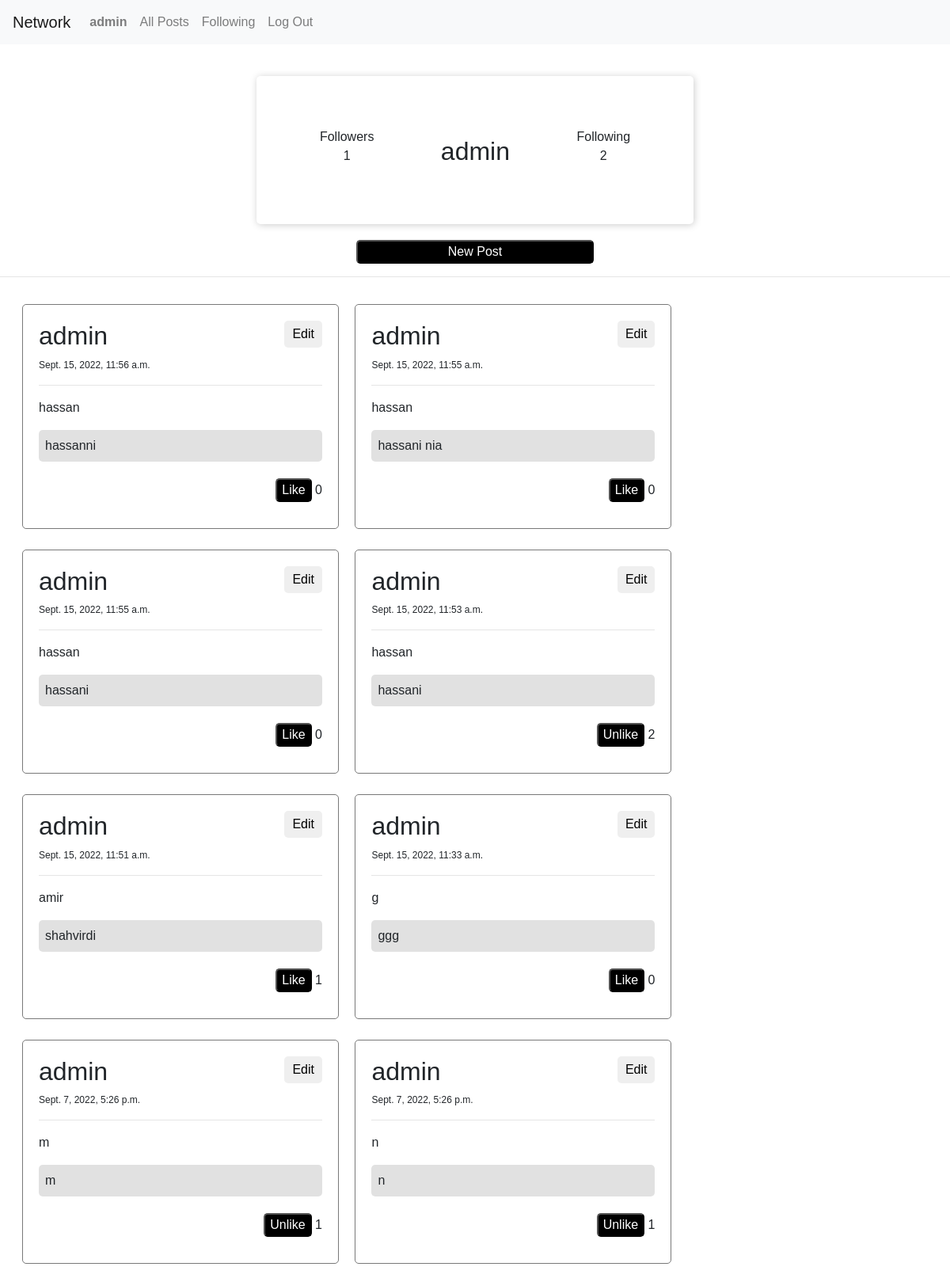
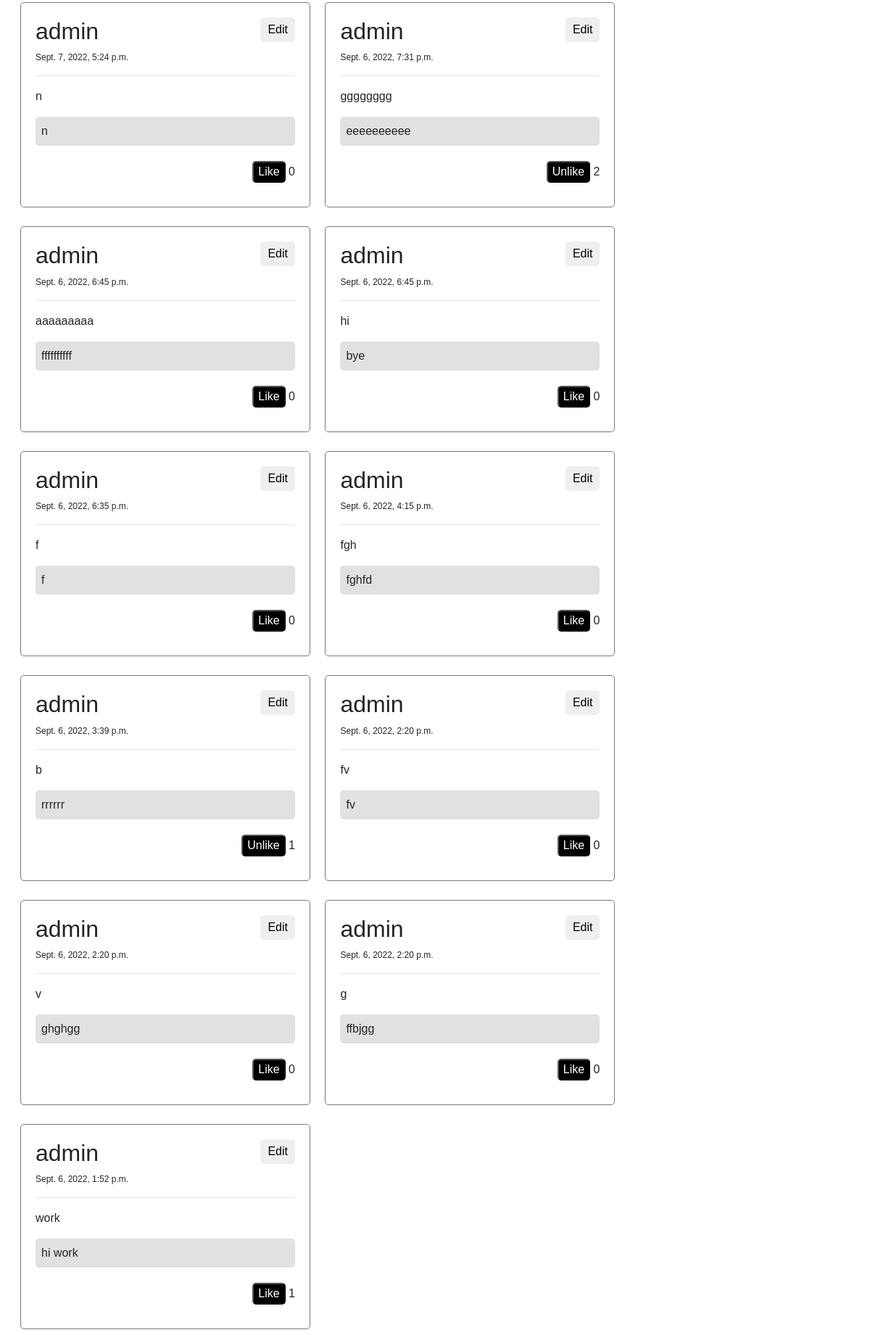
/my_account/jac (signed in), run on the app's committed database (2 pictures, top to bottom).
### network/models.py (models this page shows, shortened)
class User(AbstractUser):
    pass

class Posts(models.Model):
    id = models.AutoField(primary_key=True)
    post_uesr = models.ForeignKey(User, on_delete=models.CASCADE, null=True, blank=True,related_name='create_user')
    post_title = models.CharField(max_length=200)
    post_description = models.TextField()
    post_date = models.DateTimeField(default=datetime.now, blank=True)
    post_likes = models.ManyToManyField(User,blank=True,default=None, related_name='post_likes')
    like_count = models.CharField(max_length=200)

### network/views.py (the view)
# urls.py: path("my_account/<str:user>", views.my_account, name="my_account"),
def my_account(request,user):
    all_post = Posts.objects.filter(post_uesr = request.user).order_by('-id')
    userr = User.objects.get(username = user)
    follower_len = Followers.objects.filter(followed_users = userr).count()
    following_len = Followers.objects.filter(follower = userr).count()
    return render(request, 'network/my_account.html',{
        'posts': all_post,
        'follower_len': follower_len,
        'following_len': following_len,
    })

### network/templates/network/my_account.html (shortened to what this page needs)
{% extends 'network/layout.html' %}
{% load static %}
{% block head %}
    <link rel="stylesheet" href="{% static 'network/styles.css' %}">
{% endblock %}
{% block body %}
    <div class="div_user_profile">
        <li class="li_user_profile">
            <div>Followers</div>
            <div>{{follower_len}}</div>
        </li>
        <li class="li_user_profile">
            <div class="username"><h2>{{user}}</h2></div>
        </li>
        <li class="li_user_profile">
            <div>Following</div>
            <div>{{following_len}}</div>
        </li>
    </div>
    <div class="div_new_post_button">
        <button id="new_post_button">New Post</button>
    </div>
    <hr>
    <div class="div_posts">
        {% for all_posts in posts %}
            <li class="li_posts">
                <div class="div_single_posts">
                    <div>
                        <h2 class="post_user_name">{{all_posts.post_uesr}}</h2>
                        <button class="post_edit_button" id="edit_button_{{all_posts.id}}" div-id="{{all_posts.id}}">Edit</button>
                    </div>
                    <p class="post_date">{{all_posts.post_date}}</p><hr>
                    <p>{{all_posts.post_title}}</p>
                    <p class="posts_description" id="post_description_{{all_posts.id}}">{{all_posts.post_description}}</p>
                    <div class="div_likes">
                        {% if request.user not in all_posts.post_likes.all %}
                            <button class="post_likes_button" value="{{all_posts.id}}" id="like_button_{{all_posts.id}}">Like</button>
                        {% else %}
                            <button class="post_likes_button" value="{{all_posts.id}}" id="like_button_{{all_posts.id}}">Unlike</button>
                        {% endif %}
                        <p class="post_likes_count" id="like_count_{{all_posts.id}}">{{all_posts.post_likes.count}}</p>
                    </div>
                </div>
            </li>
        {% endfor %}
    </div>
{% endblock %}

### network/templates/network/layout.html (shortened to what this page needs)
{% load static %}
<!DOCTYPE html>
<html lang="en">
    <head>
        {% block head%}
        {% endblock %}
        <link rel="stylesheet" href="https://stackpath.bootstrapcdn.com/bootstrap/4.4.1/css/bootstrap.min.css">
        <link href="{% static 'network/styles.css' %}" rel="stylesheet">
    </head>
    <body>
        <nav class="navbar navbar-expand-lg navbar-light bg-light">
            <a class="navbar-brand" href="#">Network</a>
            <div>
              <ul class="navbar-nav mr-auto">
                {% if user.is_authenticated %}
                    <li class="nav-item">
                        <a class="nav-link" href="{% url 'my_account' user %}"><strong>{{ request.user }}</strong></a>
                    </li>
                {% endif %}
                <li class="nav-item">
                  <a class="nav-link" href="{% url 'all_posts' %}">All Posts</a>
                </li>
                {% if user.is_authenticated %}
                    <li class="nav-item">
                        <a class="nav-link" href="{% url 'following_posts' %}">Following</a>
                    </li>
                    <li class="nav-item">
                        <a class="nav-link" href="{% url 'logout' %}">Log Out</a>
                    </li>
                {% endif %}
              </ul>
            </div>
          </nav>
        <div class="body">
            {% block body %}
            {% endblock %}
        </div>
    </body>
</html>

### network/static/network/styles.css (style rules this page uses)
* { font-family: sans-serif; }
.div_user_profile { display: block; width:fit-content ; text-align: center; box-shadow: 1px 1px 10px rgb(204, 204, 204); border-radius: 5px; padding: 25px 40px 25px 40px; margin: 40px auto 0 auto; }
.li_user_profile { display: inline-block; margin: 0; padding: 40px; }
.div_new_post_button { margin: 20px auto 0 auto; text-align: center; }
#new_post_button { width: 300px; background-color: black; color: white; border-radius: 5px; }
.div_posts { margin: 0 0 0 20px; }
.li_posts { display: inline-block; padding: 8px; }
.div_single_posts { width: 400px; padding: 20px; margin:10px 0 0 0 ; border-radius: 5px; border: solid 1px rgb(121, 121, 121); }
.post_user_name { display: inline-block; }
.post_edit_button { display: inline; float: right; border: none; padding: 5px 10px 5px 10px; border-radius: 5px; }
.post_date { font-size: 12px; }
.posts_description { background-color: rgba(180, 180, 180, 0.397); padding: 8px; border-radius: 5px; }
.div_likes { text-align: right; }
.post_likes_button { background-color: black; color: white; border-radius: 5px; margin: 5px 0 0 0; }
.post_likes_count { display: inline-block; }

### data on the page
User: user "admin", username "admin"
Posts: post_uesr "admin", post_date "Sept. 15, 2022, 11:56 a.m.", post_title "hassan", post_description "hassanni", post_likes.count "0"
Posts: post_uesr "admin", post_date "Sept. 15, 2022, 11:55 a.m.", post_title "hassan", post_description "hassani nia", post_likes.count "0"
Posts: post_uesr "admin", post_date "Sept. 15, 2022, 11:55 a.m.", post_title "hassan", post_description "hassani", post_likes.count "0"
Posts: post_uesr "admin", post_date "Sept. 15, 2022, 11:53 a.m.", post_title "hassan", post_description "hassani", post_likes.count "2"
Posts: post_uesr "admin", post_date "Sept. 15, 2022, 11:51 a.m.", post_title "amir", post_description "shahvirdi", post_likes.count "1"
Posts: post_uesr "admin", post_date "Sept. 15, 2022, 11:33 a.m.", post_title "g", post_description "ggg", post_likes.count "0"
Posts: post_uesr "admin", post_date "Sept. 7, 2022, 5:26 p.m.", post_title "m", post_description "m", post_likes.count "1"
Posts: post_uesr "admin", post_date "Sept. 7, 2022, 5:26 p.m.", post_title "n", post_description "n", post_likes.count "1"
Posts: post_uesr "admin", post_date "Sept. 7, 2022, 5:24 p.m.", post_title "n", post_description "n", post_likes.count "0"
Posts: post_uesr "admin", post_date "Sept. 6, 2022, 7:31 p.m.", post_title "gggggggg", post_description "eeeeeeeeee", post_likes.count "2"
Posts: post_uesr "admin", post_date "Sept. 6, 2022, 6:45 p.m.", post_title "aaaaaaaaa", post_description "ffffffffff", post_likes.count "0"
Posts: post_uesr "admin", post_date "Sept. 6, 2022, 6:45 p.m.", post_title "hi", post_description "bye", post_likes.count "0"
Posts: post_uesr "admin", post_date "Sept. 6, 2022, 6:35 p.m.", post_title "f", post_description "f", post_likes.count "0"
Posts: post_uesr "admin", post_date "Sept. 6, 2022, 4:15 p.m.", post_title "fgh", post_description "fghfd", post_likes.count "0"
Posts: post_uesr "admin", post_date "Sept. 6, 2022, 3:39 p.m.", post_title "b", post_description "rrrrrr", post_likes.count "1"
Posts: post_uesr "admin", post_date "Sept. 6, 2022, 2:20 p.m.", post_title "fv", post_description "fv", post_likes.count "0"
Posts: post_uesr "admin", post_date "Sept. 6, 2022, 2:20 p.m.", post_title "v", post_description "ghghgg", post_likes.count "0"
Posts: post_uesr "admin", post_date "Sept. 6, 2022, 2:20 p.m.", post_title "g", post_description "ffbjgg", post_likes.count "0"
Posts: post_uesr "admin", post_date "Sept. 6, 2022, 1:52 p.m.", post_title "work", post_description "hi work", post_likes.count "1"

### other printed values
{{ follower_len }} "1"
{{ following_len }} "2"
